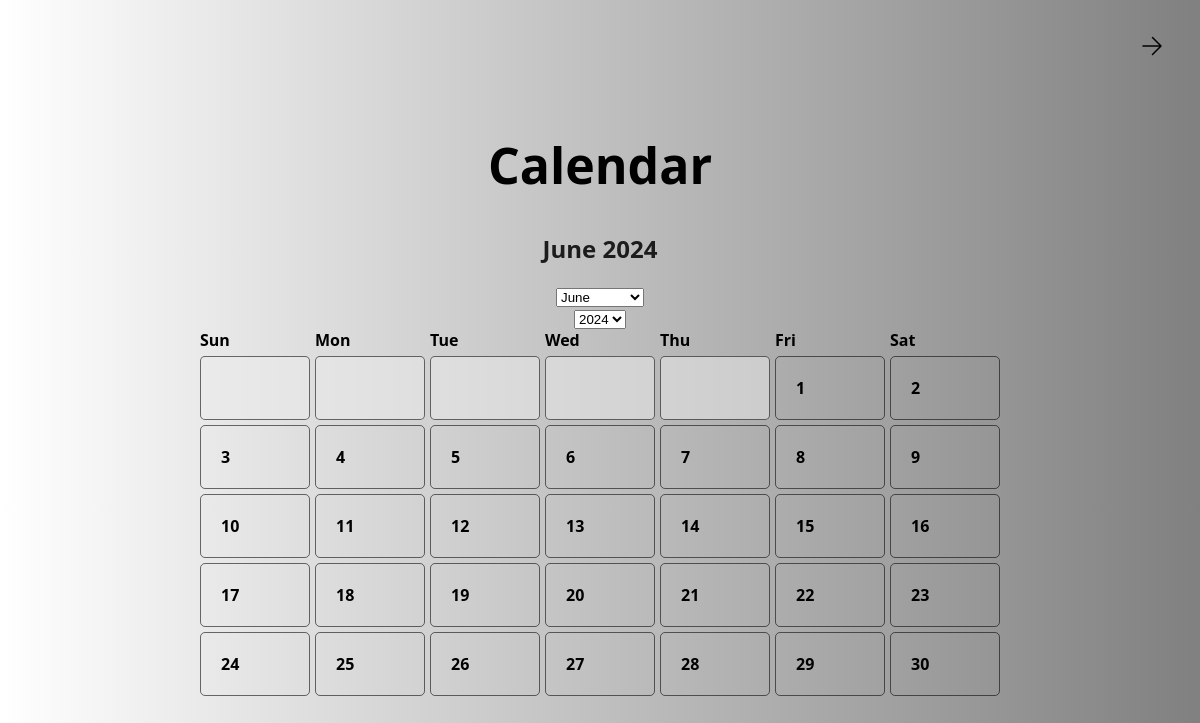
/calendar, run on an earlier commit of the app's database.
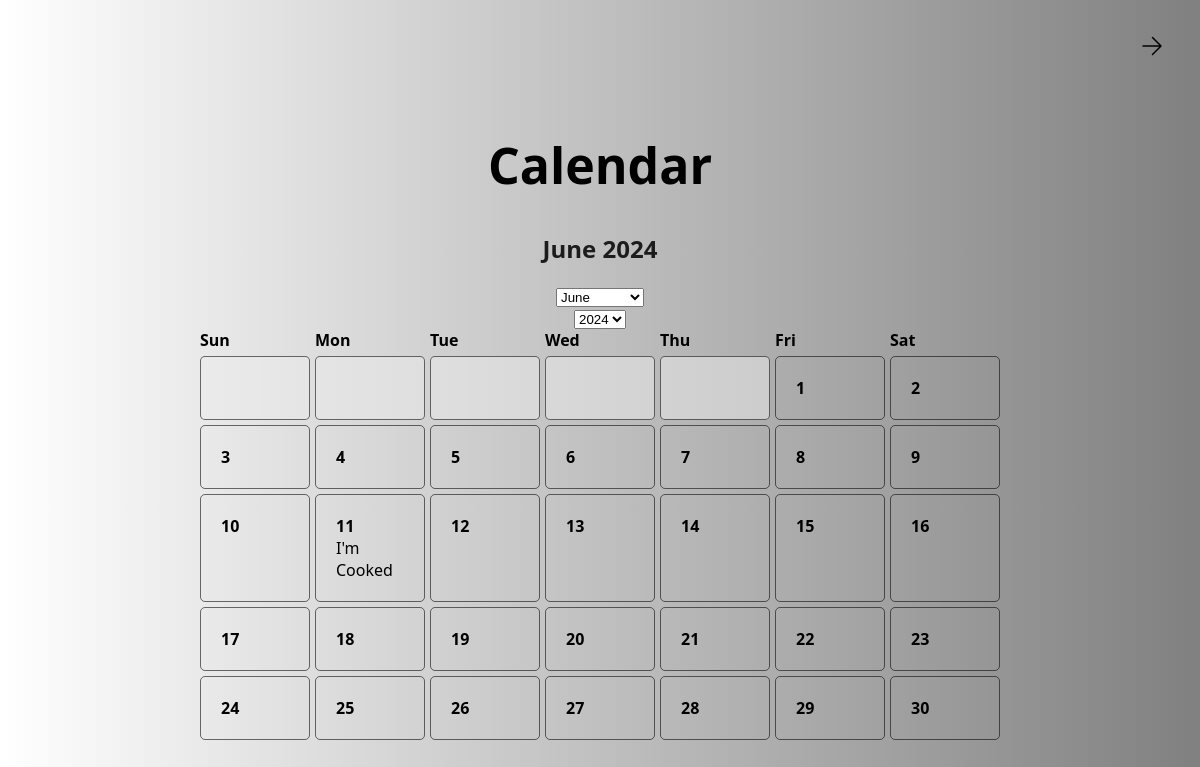
And on a later commit of the database.
### test.py (models this page shows)
class Task(db.Model):
    id = db.Column(db.Integer, primary_key=True)
    task_name = db.Column(db.String(150), nullable=False)
    task_description = db.Column(db.Text, nullable=False)
    task_date = db.Column(db.DateTime, nullable=False, default=datetime.utcnow)
    completion_time = db.Column(db.DateTime, nullable=True)

### test.py (the view)
@app.route('/calendar')
@app.route('/calendar', methods=['GET'])
def calendar_view():
    now = datetime.now()
    year = request.args.get('year', default=now.year, type=int)
    month = request.args.get('month', default=now.month, type=int)
    month_days, tasks_by_day = generate_calendar(year, month)
    month_name = datetime(year, month, 1).strftime('%B')
    return render_template('calendar.html', year=year, month=month, month_name=month_name, month_days=month_days, tasks_by_day=tasks_by_day, datetime=datetime)

### test.py (called while the page is built)
@app.route('/generatecal/<int:year>/<int:month>')
def generate_calendar(year, month):
    cal = calendar.Calendar(firstweekday=0)
    month_days = cal.monthdayscalendar(year, month)
    tasks = Task.query.all()
    tasks_by_day = {}
    for task in tasks:
        if task.task_date.year == year and task.task_date.month == month:
            day = task.task_date.day
            if day not in tasks_by_day:
                tasks_by_day[day] = []
            tasks_by_day[day].append(task)
    return month_days, tasks_by_day

### templates/calendar.html (shortened to what this page needs)
<!DOCTYPE html>
<html lang="en">
<head>
    <link rel="stylesheet" href="{{ url_for('static', filename='css/cal.css') }}">
</head>
<body>
    <header>
        <nav>
            <ul>
                <li style="float:right">
                    <a href="{{ url_for('homepage') }}">
                        <svg width="24px" height="24px" viewBox="0 0 24 24" stroke-width="1.5" fill="none" xmlns="http://www.w3.org/2000/svg" color="#000000">
                            <path d="M3 12L21 12M21 12L12.5 3.5M21 12L12.5 20.5" stroke="#000000" stroke-width="1.5" stroke-linecap="round" stroke-linejoin="round"></path>
                        </svg>
                    </a>
                </li>
            </ul>
        </nav>
    </header>
    <h1>Calendar</h1>
    <div class="calendar-header">
        <h2>{{ month_name }} {{ year }}</h2>
        <form id="monthForm" method="get" action="{{ url_for('calendar_view') }}">
            <select name="month" id="month" onchange="this.form.submit()">
                {% for m in range(1, 13) %}
                    <option value="{{ m }}" {% if m == month %}selected{% endif %}>{{ datetime(year, m, 1).strftime('%B') }}</option>
                {% endfor %}
            </select>
        </form>
        <form id="yearForm" method="get" action="{{ url_for('calendar_view') }}">
            <select name="year" id="year" onchange="this.form.submit()">
                {% for y in range(year - 5, year + 6) %}
                    <option value="{{ y }}" {% if y == year %}selected{% endif %}>{{ y }}</option>
                {% endfor %}
            </select>
        </form>
    </div>
    <div class="calendar">
        <div class="datetext">Sun</div>
        <div class="datetext">Mon</div>
        <div class="datetext">Tue</div>
        <div class="datetext">Wed</div>
        <div class="datetext">Thu</div>
        <div class="datetext">Fri</div>
        <div class="datetext">Sat</div>
        {% for week in month_days %}
            {% for day in week %}
                {% if day == 0 %}
                    <div class="day empty"></div>
                {% else %}
                    <div class="day">
                        {{ day }}
                        {% if day in tasks_by_day %}
                            <ul>
                                {% for task in tasks_by_day[day] %}
                                    <li class="tasktitle">{{ task.task_name }} {% if task.completion_time %}(Completed){% endif %}</li>
                                {% endfor %}
                            </ul>
                        {% endif %}
                    </div>
                {% endif %}
            {% endfor %}
        {% endfor %}
    </div>
</body>
</html>

### static/css/cal.css (style rules this page uses)
header { padding: 20px; text-align: center; }
ul { list-style-type: none; margin: 0; padding: 0; overflow: hidden; }
li { float: left; }
li a { display: block; color: rgb(0, 0, 0); text-align: center; padding: 14px 16px; text-decoration: none; }
h1 { font-size: 50px; text-align: center; font-weight: bold; }
h2 { color: #1c1c1c; font-weight: bold; }
.calendar-header { text-align: center; }
body { margin: 0; font-family: 'Segoe UI', Tahoma, Geneva, Verdana, sans-serif; background-image: linear-gradient(to right ,white, grey); min-height:100vh; }
.calendar { display: grid; grid-template-columns: repeat(7, 1fr); gap: 5px; max-width: 800px; margin: auto; padding-bottom: 100px; }
.day { border: 1px solid #00000090; border-radius: 5px; padding: 20px; text-align: left; top: -10; font-weight: bold; }
.day.empty { background-color: #ebebeb80; }
.datetext { text-align: absolute; left: 0; font-weight: bold; }
.tasktitle { font-weight: normal; }

What changed in the data, as far as the page shows it:
added Task: task_name "I'm Cooked"
